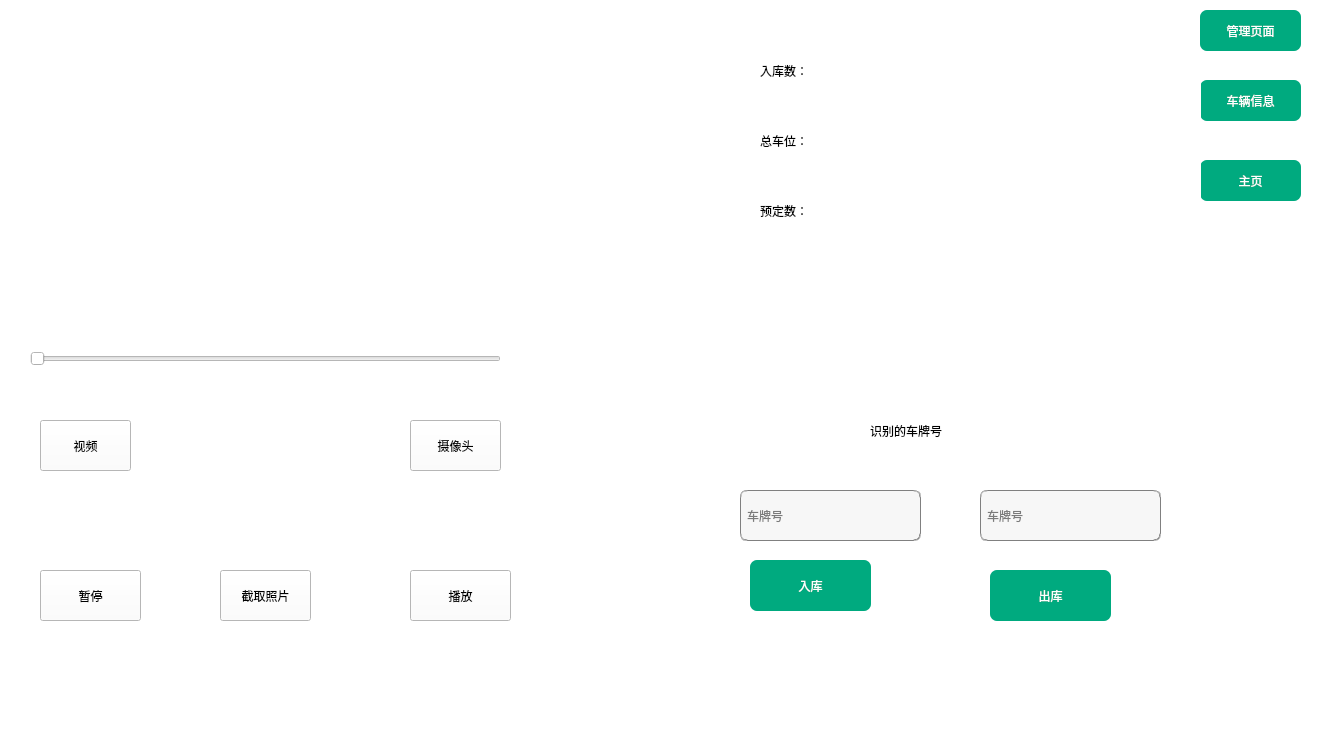
<?xml version="1.0" encoding="UTF-8"?>
<ui version="4.0">
 <class>Car</class>
 <widget class="QWidget" name="Car">
  <property name="geometry">
   <rect>
    <x>0</x>
    <y>0</y>
    <width>1320</width>
    <height>734</height>
   </rect>
  </property>
  <property name="windowTitle">
   <string>Form</string>
  </property>
  <property name="styleSheet">
   <string notr="true">background-color: rgb(255, 255, 255);</string>
  </property>
  <widget class="QPushButton" name="MainButton">
   <property name="geometry">
    <rect>
     <x>1200</x>
     <y>160</y>
     <width>101</width>
     <height>41</height>
    </rect>
   </property>
   <property name="styleSheet">
    <string notr="true">background-color: rgb(0, 170, 127);
color: rgb(255, 255, 255);
font: 25 9pt &quot;Bahnschrift Light&quot;;
font: 10pt &quot;华文隶书&quot;;
border-radius:7px;</string>
   </property>
   <property name="text">
    <string>主页</string>
   </property>
  </widget>
  <widget class="QPushButton" name="messageButton">
   <property name="geometry">
    <rect>
     <x>1200</x>
     <y>80</y>
     <width>101</width>
     <height>41</height>
    </rect>
   </property>
   <property name="styleSheet">
    <string notr="true">background-color: rgb(0, 170, 127);
color: rgb(255, 255, 255);
font: 25 9pt &quot;Bahnschrift Light&quot;;
font: 10pt &quot;华文隶书&quot;;
border-radius:7px;</string>
   </property>
   <property name="text">
    <string>车辆信息</string>
   </property>
  </widget>
  <widget class="QStackedWidget" name="stack">
   <property name="geometry">
    <rect>
     <x>0</x>
     <y>0</y>
     <width>1201</width>
     <height>751</height>
    </rect>
   </property>
   <property name="styleSheet">
    <string notr="true">background-color: rgb(255, 255, 255);</string>
   </property>
   <property name="currentIndex">
    <number>0</number>
   </property>
   <widget class="QWidget" name="main">
    <widget class="QLabel" name="label_title">
     <property name="geometry">
      <rect>
       <x>870</x>
       <y>410</y>
       <width>141</width>
       <height>41</height>
      </rect>
     </property>
     <property name="styleSheet">
      <string notr="true">font: 13pt &quot;华文隶书&quot;;</string>
     </property>
     <property name="text">
      <string>识别的车牌号</string>
     </property>
    </widget>
    <widget class="QLineEdit" name="Car_idinput">
     <property name="geometry">
      <rect>
       <x>740</x>
       <y>490</y>
       <width>181</width>
       <height>51</height>
      </rect>
     </property>
     <property name="styleSheet">
      <string notr="true">background-color: rgb(247, 247, 247);
border:1px groove gray;
border-radius:7px;
padding:2px 4px;
font: 10pt &quot;华文隶书&quot;;</string>
     </property>
     <property name="placeholderText">
      <string>车牌号</string>
     </property>
    </widget>
    <widget class="QPushButton" name="submitCar">
     <property name="geometry">
      <rect>
       <x>750</x>
       <y>560</y>
       <width>121</width>
       <height>51</height>
      </rect>
     </property>
     <property name="styleSheet">
      <string notr="true">background-color: rgb(0, 170, 127);
color: rgb(255, 255, 255);
font: 25 9pt &quot;Bahnschrift Light&quot;;
font: 10pt &quot;华文隶书&quot;;
border-radius:7px;</string>
     </property>
     <property name="text">
      <string>入库</string>
     </property>
    </widget>
    <widget class="QPushButton" name="DeleteCar">
     <property name="geometry">
      <rect>
       <x>990</x>
       <y>570</y>
       <width>121</width>
       <height>51</height>
      </rect>
     </property>
     <property name="styleSheet">
      <string notr="true">background-color: rgb(0, 170, 127);
color: rgb(255, 255, 255);
font: 25 9pt &quot;Bahnschrift Light&quot;;
font: 10pt &quot;华文隶书&quot;;
border-radius:7px;</string>
     </property>
     <property name="text">
      <string>出库</string>
     </property>
    </widget>
    <widget class="QLineEdit" name="Car_output">
     <property name="geometry">
      <rect>
       <x>980</x>
       <y>490</y>
       <width>181</width>
       <height>51</height>
      </rect>
     </property>
     <property name="styleSheet">
      <string notr="true">background-color: rgb(247, 247, 247);
border:1px groove gray;
border-radius:7px;
padding:2px 4px;
font: 10pt &quot;华文隶书&quot;;</string>
     </property>
     <property name="placeholderText">
      <string>车牌号</string>
     </property>
    </widget>
    <widget class="QLabel" name="park_now">
     <property name="geometry">
      <rect>
       <x>870</x>
       <y>120</y>
       <width>121</width>
       <height>51</height>
      </rect>
     </property>
     <property name="text">
      <string/>
     </property>
    </widget>
    <widget class="QLabel" name="park_all">
     <property name="geometry">
      <rect>
       <x>870</x>
       <y>50</y>
       <width>131</width>
       <height>51</height>
      </rect>
     </property>
     <property name="text">
      <string/>
     </property>
    </widget>
    <widget class="QLabel" name="label_2">
     <property name="geometry">
      <rect>
       <x>760</x>
       <y>50</y>
       <width>101</width>
       <height>41</height>
      </rect>
     </property>
     <property name="styleSheet">
      <string notr="true">font: 13pt &quot;华文隶书&quot;;</string>
     </property>
     <property name="text">
      <string>入库数：</string>
     </property>
    </widget>
    <widget class="QLabel" name="label_3">
     <property name="geometry">
      <rect>
       <x>760</x>
       <y>120</y>
       <width>101</width>
       <height>41</height>
      </rect>
     </property>
     <property name="styleSheet">
      <string notr="true">font: 13pt &quot;华文隶书&quot;;</string>
     </property>
     <property name="text">
      <string>总车位：</string>
     </property>
    </widget>
    <widget class="QLabel" name="park_reserve">
     <property name="geometry">
      <rect>
       <x>870</x>
       <y>190</y>
       <width>121</width>
       <height>51</height>
      </rect>
     </property>
     <property name="text">
      <string/>
     </property>
    </widget>
    <widget class="QLabel" name="label_4">
     <property name="geometry">
      <rect>
       <x>760</x>
       <y>190</y>
       <width>101</width>
       <height>41</height>
      </rect>
     </property>
     <property name="styleSheet">
      <string notr="true">font: 13pt &quot;华文隶书&quot;;</string>
     </property>
     <property name="text">
      <string>预定数：</string>
     </property>
    </widget>
    <widget class="QSlider" name="horizontalSlider">
     <property name="geometry">
      <rect>
       <x>30</x>
       <y>350</y>
       <width>471</width>
       <height>17</height>
      </rect>
     </property>
     <property name="styleSheet">
      <string notr="true">/* 需要先设置groove，水平滑动条*/
QSlider#customSlider::groove:horizontal {
    border: none;
    height: 6px;
    border-radius: 3px;
    background: lightgray;
}
QSlider#customSlider::handle:horizontal {
    border: none;
    margin: -5px 0px; /* 上下边距和左右边距*/
    width: 16px;
    height: 16px;
    border-radius: 8px;
    background: #e83c3c;
    border-image: url(:/images/white.png);
}
/*划过部分*/
QSlider#customSlider::sub-page:horizontal {
    background: red;
    height: 4px;
    border-radius: 3px;
}
/*未划过部分*/
QSlider#customSlider::add-page:horizontal {
    background: lightgray;
    height: 4px;
    border-radius: 3px;
}
</string>
     </property>
     <property name="orientation">
      <enum>Qt::Horizontal</enum>
     </property>
    </widget>
    <widget class="QPushButton" name="camera_take">
     <property name="geometry">
      <rect>
       <x>220</x>
       <y>570</y>
       <width>91</width>
       <height>51</height>
      </rect>
     </property>
     <property name="text">
      <string>截取照片</string>
     </property>
    </widget>
    <widget class="QPushButton" name="fileopen">
     <property name="geometry">
      <rect>
       <x>40</x>
       <y>420</y>
       <width>91</width>
       <height>51</height>
      </rect>
     </property>
     <property name="text">
      <string>视频</string>
     </property>
    </widget>
    <widget class="QPushButton" name="video_start">
     <property name="geometry">
      <rect>
       <x>410</x>
       <y>570</y>
       <width>101</width>
       <height>51</height>
      </rect>
     </property>
     <property name="text">
      <string>播放</string>
     </property>
    </widget>
    <widget class="QPushButton" name="video_pause">
     <property name="geometry">
      <rect>
       <x>40</x>
       <y>570</y>
       <width>101</width>
       <height>51</height>
      </rect>
     </property>
     <property name="text">
      <string>暂停</string>
     </property>
    </widget>
    <widget class="QPushButton" name="camera_button">
     <property name="geometry">
      <rect>
       <x>410</x>
       <y>420</y>
       <width>91</width>
       <height>51</height>
      </rect>
     </property>
     <property name="text">
      <string>摄像头</string>
     </property>
    </widget>
    <widget class="QLabel" name="screen_label">
     <property name="geometry">
      <rect>
       <x>170</x>
       <y>410</y>
       <width>211</width>
       <height>121</height>
      </rect>
     </property>
     <property name="text">
      <string/>
     </property>
    </widget>
   </widget>
   <widget class="QWidget" name="message">
    <widget class="QLabel" name="labelCar">
     <property name="geometry">
      <rect>
       <x>450</x>
       <y>0</y>
       <width>171</width>
       <height>51</height>
      </rect>
     </property>
     <property name="styleSheet">
      <string notr="true">font: 17pt &quot;华文隶书&quot;;</string>
     </property>
     <property name="text">
      <string>车库信息系统</string>
     </property>
    </widget>
    <widget class="QTableWidget" name="tableCar">
     <property name="geometry">
      <rect>
       <x>70</x>
       <y>110</y>
       <width>1091</width>
       <height>591</height>
      </rect>
     </property>
     <property name="styleSheet">
      <string notr="true">background-color: rgb(255, 255, 255);
border: none;</string>
     </property>
     <property name="editTriggers">
      <set>QAbstractItemView::NoEditTriggers</set>
     </property>
     <property name="rowCount">
      <number>10</number>
     </property>
     <property name="columnCount">
      <number>7</number>
     </property>
     <row/>
     <row/>
     <row/>
     <row/>
     <row/>
     <row/>
     <row/>
     <row/>
     <row/>
     <row/>
     <column/>
     <column/>
     <column/>
     <column/>
     <column/>
     <column/>
     <column/>
    </widget>
    <widget class="QLineEdit" name="find_lineEdit">
     <property name="geometry">
      <rect>
       <x>200</x>
       <y>50</y>
       <width>131</width>
       <height>41</height>
      </rect>
     </property>
     <property name="styleSheet">
      <string notr="true">background-color: rgb(247, 247, 247);
border:1px groove gray;
border-radius:7px;
padding:2px 4px;
font: 10pt &quot;华文隶书&quot;;</string>
     </property>
     <property name="inputMask">
      <string/>
     </property>
     <property name="placeholderText">
      <string>查询的车牌号</string>
     </property>
    </widget>
    <widget class="QDateTimeEdit" name="begin_dateTimeEdit">
     <property name="geometry">
      <rect>
       <x>350</x>
       <y>50</y>
       <width>151</width>
       <height>41</height>
      </rect>
     </property>
     <property name="styleSheet">
      <string notr="true">background-color: rgb(247, 247, 247);
border:1px groove gray;
border-radius:7px;
padding:2px 4px;
font: 10pt &quot;华文隶书&quot;;</string>
     </property>
     <property name="dateTime">
      <datetime>
       <hour>0</hour>
       <minute>0</minute>
       <second>0</second>
       <year>2023</year>
       <month>1</month>
       <day>1</day>
      </datetime>
     </property>
     <property name="date">
      <date>
       <year>2023</year>
       <month>1</month>
       <day>1</day>
      </date>
     </property>
    </widget>
    <widget class="QDateTimeEdit" name="end_dateTimeEdit">
     <property name="geometry">
      <rect>
       <x>530</x>
       <y>50</y>
       <width>151</width>
       <height>41</height>
      </rect>
     </property>
     <property name="styleSheet">
      <string notr="true">background-color: rgb(247, 247, 247);
border:1px groove gray;
border-radius:7px;
padding:2px 4px;
font: 10pt &quot;华文隶书&quot;;</string>
     </property>
     <property name="dateTime">
      <datetime>
       <hour>0</hour>
       <minute>0</minute>
       <second>0</second>
       <year>2024</year>
       <month>1</month>
       <day>1</day>
      </datetime>
     </property>
    </widget>
    <widget class="QPushButton" name="Carcheck">
     <property name="geometry">
      <rect>
       <x>780</x>
       <y>50</y>
       <width>111</width>
       <height>41</height>
      </rect>
     </property>
     <property name="styleSheet">
      <string notr="true">background-color: rgb(0, 170, 127);
color: rgb(255, 255, 255);
font: 25 9pt &quot;Bahnschrift Light&quot;;
font: 10pt &quot;华文隶书&quot;;
border-radius:7px;</string>
     </property>
     <property name="text">
      <string>查询</string>
     </property>
    </widget>
    <widget class="QPushButton" name="Car_delete">
     <property name="geometry">
      <rect>
       <x>940</x>
       <y>50</y>
       <width>111</width>
       <height>41</height>
      </rect>
     </property>
     <property name="toolTip">
      <string>鼠标选中车牌后点击即可删除</string>
     </property>
     <property name="toolTipDuration">
      <number>-3</number>
     </property>
     <property name="styleSheet">
      <string notr="true">background-color: rgb(0, 170, 127);
color: rgb(255, 255, 255);
font: 25 9pt &quot;Bahnschrift Light&quot;;
font: 10pt &quot;华文隶书&quot;;
border-radius:7px;</string>
     </property>
     <property name="text">
      <string>删除</string>
     </property>
    </widget>
   </widget>
   <widget class="QWidget" name="ctrol">
    <widget class="QLabel" name="label">
     <property name="geometry">
      <rect>
       <x>520</x>
       <y>60</y>
       <width>171</width>
       <height>61</height>
      </rect>
     </property>
     <property name="styleSheet">
      <string notr="true">font: 20pt &quot;华文隶书&quot;;</string>
     </property>
     <property name="text">
      <string>管理员信息</string>
     </property>
    </widget>
    <widget class="QTableWidget" name="tablectrol">
     <property name="geometry">
      <rect>
       <x>290</x>
       <y>200</y>
       <width>661</width>
       <height>261</height>
      </rect>
     </property>
     <property name="styleSheet">
      <string notr="true">
font: 25 10pt &quot;华文隶书&quot;;
border-radius:7px;</string>
     </property>
     <property name="rowCount">
      <number>6</number>
     </property>
     <property name="columnCount">
      <number>5</number>
     </property>
     <row/>
     <row/>
     <row/>
     <row/>
     <row/>
     <row/>
     <column/>
     <column/>
     <column/>
     <column/>
     <column/>
     <item row="0" column="0">
      <property name="text">
       <string/>
      </property>
      <property name="flags">
       <set>ItemIsSelectable|ItemIsDragEnabled|ItemIsDropEnabled|ItemIsUserCheckable|ItemIsEnabled</set>
      </property>
     </item>
     <item row="1" column="0">
      <property name="text">
       <string/>
      </property>
      <property name="flags">
       <set>ItemIsSelectable|ItemIsDragEnabled|ItemIsDropEnabled|ItemIsUserCheckable|ItemIsEnabled</set>
      </property>
     </item>
     <item row="1" column="1">
      <property name="text">
       <string/>
      </property>
      <property name="flags">
       <set>ItemIsSelectable|ItemIsDragEnabled|ItemIsDropEnabled|ItemIsUserCheckable|ItemIsEnabled</set>
      </property>
     </item>
     <item row="2" column="0">
      <property name="text">
       <string/>
      </property>
      <property name="flags">
       <set>ItemIsSelectable|ItemIsDragEnabled|ItemIsDropEnabled|ItemIsUserCheckable|ItemIsEnabled</set>
      </property>
     </item>
     <item row="2" column="1">
      <property name="text">
       <string/>
      </property>
      <property name="flags">
       <set>ItemIsSelectable|ItemIsDragEnabled|ItemIsDropEnabled|ItemIsUserCheckable|ItemIsEnabled</set>
      </property>
     </item>
     <item row="3" column="0">
      <property name="text">
       <string/>
      </property>
      <property name="flags">
       <set>ItemIsSelectable|ItemIsDragEnabled|ItemIsDropEnabled|ItemIsUserCheckable|ItemIsEnabled</set>
      </property>
     </item>
     <item row="3" column="1">
      <property name="text">
       <string/>
      </property>
      <property name="flags">
       <set>ItemIsSelectable|ItemIsDragEnabled|ItemIsDropEnabled|ItemIsUserCheckable|ItemIsEnabled</set>
      </property>
     </item>
     <item row="4" column="0">
      <property name="text">
       <string/>
      </property>
      <property name="flags">
       <set>ItemIsSelectable|ItemIsDragEnabled|ItemIsDropEnabled|ItemIsUserCheckable|ItemIsEnabled</set>
      </property>
     </item>
     <item row="4" column="1">
      <property name="text">
       <string/>
      </property>
      <property name="flags">
       <set>ItemIsSelectable|ItemIsDragEnabled|ItemIsDropEnabled|ItemIsUserCheckable|ItemIsEnabled</set>
      </property>
     </item>
     <item row="5" column="0">
      <property name="text">
       <string/>
      </property>
      <property name="flags">
       <set>ItemIsSelectable|ItemIsDragEnabled|ItemIsDropEnabled|ItemIsUserCheckable|ItemIsEnabled</set>
      </property>
     </item>
     <item row="5" column="1">
      <property name="text">
       <string/>
      </property>
      <property name="flags">
       <set>ItemIsSelectable|ItemIsDragEnabled|ItemIsDropEnabled|ItemIsUserCheckable|ItemIsEnabled</set>
      </property>
     </item>
    </widget>
    <widget class="QPushButton" name="ButtonModify">
     <property name="geometry">
      <rect>
       <x>760</x>
       <y>500</y>
       <width>131</width>
       <height>41</height>
      </rect>
     </property>
     <property name="toolTip">
      <string>直接进行修改点击</string>
     </property>
     <property name="styleSheet">
      <string notr="true">background-color: rgb(0, 170, 127);
color: rgb(255, 255, 255);
font: 25 9pt &quot;Bahnschrift Light&quot;;
font: 10pt &quot;华文隶书&quot;;
border-radius:7px;</string>
     </property>
     <property name="text">
      <string>修改</string>
     </property>
    </widget>
    <widget class="QPushButton" name="ButtonADD">
     <property name="geometry">
      <rect>
       <x>340</x>
       <y>500</y>
       <width>111</width>
       <height>41</height>
      </rect>
     </property>
     <property name="toolTip">
      <string>在表格输入新用户信息点击即可</string>
     </property>
     <property name="styleSheet">
      <string notr="true">background-color: rgb(0, 170, 127);
color: rgb(255, 255, 255);
font: 25 9pt &quot;Bahnschrift Light&quot;;
font: 10pt &quot;华文隶书&quot;;
border-radius:7px;</string>
     </property>
     <property name="text">
      <string>添加新用户</string>
     </property>
    </widget>
    <widget class="QPushButton" name="ButtonDelete">
     <property name="geometry">
      <rect>
       <x>550</x>
       <y>500</y>
       <width>131</width>
       <height>41</height>
      </rect>
     </property>
     <property name="toolTip">
      <string>鼠标点击要删除的行</string>
     </property>
     <property name="styleSheet">
      <string notr="true">background-color: rgb(0, 170, 127);
color: rgb(255, 255, 255);
font: 25 9pt &quot;Bahnschrift Light&quot;;
font: 10pt &quot;华文隶书&quot;;
border-radius:7px;</string>
     </property>
     <property name="text">
      <string>删除</string>
     </property>
    </widget>
   </widget>
  </widget>
  <widget class="QPushButton" name="CtrolButton">
   <property name="geometry">
    <rect>
     <x>1200</x>
     <y>10</y>
     <width>101</width>
     <height>41</height>
    </rect>
   </property>
   <property name="styleSheet">
    <string notr="true">background-color: rgb(0, 170, 127);
color: rgb(255, 255, 255);
font: 25 9pt &quot;Bahnschrift Light&quot;;
font: 10pt &quot;华文隶书&quot;;
border-radius:7px;</string>
   </property>
   <property name="text">
    <string>管理页面</string>
   </property>
  </widget>
 </widget>
 <resources/>
 <connections/>
</ui>
